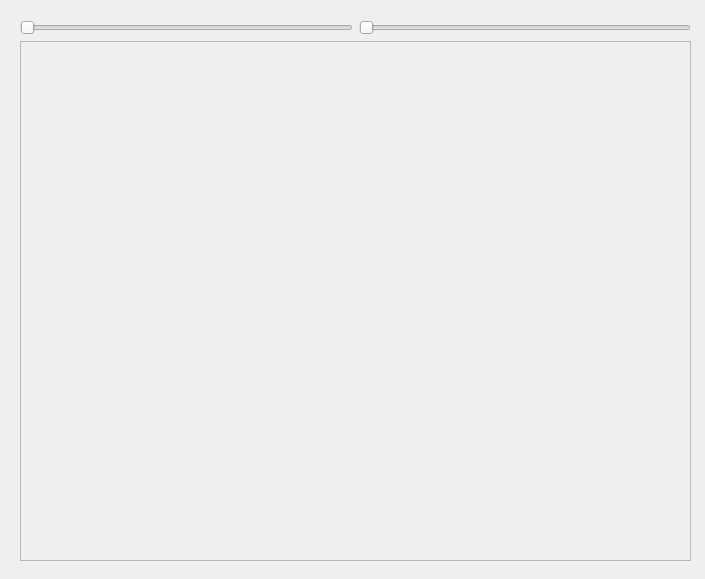
<?xml version="1.0" encoding="UTF-8"?>
<ui version="4.0">
 <class>Form</class>
 <widget class="QWidget" name="Form">
  <property name="windowModality">
   <enum>Qt::NonModal</enum>
  </property>
  <property name="geometry">
   <rect>
    <x>0</x>
    <y>0</y>
    <width>705</width>
    <height>579</height>
   </rect>
  </property>
  <property name="windowTitle">
   <string>Sample Tool</string>
  </property>
  <widget class="QWidget" name="verticalLayoutWidget">
   <property name="geometry">
    <rect>
     <x>20</x>
     <y>20</y>
     <width>671</width>
     <height>541</height>
    </rect>
   </property>
   <layout class="QVBoxLayout" name="verticalLayout">
    <item>
     <layout class="QHBoxLayout" name="horizontalLayout">
      <item>
       <widget class="QSlider" name="horizontalSlider_2">
        <property name="cursor">
         <cursorShape>SizeHorCursor</cursorShape>
        </property>
        <property name="orientation">
         <enum>Qt::Horizontal</enum>
        </property>
       </widget>
      </item>
      <item>
       <widget class="QSlider" name="horizontalSlider">
        <property name="orientation">
         <enum>Qt::Horizontal</enum>
        </property>
       </widget>
      </item>
     </layout>
    </item>
    <item>
     <widget class="QScrollArea" name="scrollArea">
      <property name="widgetResizable">
       <bool>true</bool>
      </property>
      <widget class="QWidget" name="scrollAreaWidgetContents">
       <property name="geometry">
        <rect>
         <x>0</x>
         <y>0</y>
         <width>667</width>
         <height>500</height>
        </rect>
       </property>
       <widget class="QLabel" name="label">
        <property name="geometry">
         <rect>
          <x>10</x>
          <y>10</y>
          <width>261</width>
          <height>171</height>
         </rect>
        </property>
        <property name="text">
         <string/>
        </property>
       </widget>
      </widget>
     </widget>
    </item>
   </layout>
  </widget>
 </widget>
 <resources/>
 <connections/>
</ui>
